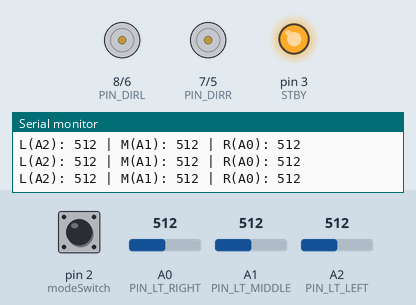
Bench run of a sketch on a simulated Arduino Uno, built with avr-gcc and run on an emulated ATmega328P. Shown: direction and speed pins drawn as motors (green arrow = direction pin HIGH = forward, orange = LOW = backward, longer = more drive, stopped while the standby pin is LOW), output pins drawn as LEDs (lit = HIGH), the last lines printed to the serial monitor. The test bench sets the inputs (shaded band); at power-on: pin 2 (modeSwitch) HIGH, A1 (PIN_LT_MIDDLE) = 512, A0 (PIN_LT_RIGHT) = 512, A2 (PIN_LT_LEFT) = 512.

Above: at 1.0 s.
1.1 s: pin 2 (modeSwitch) pulled LOW for 0.25 s
2.8 s: pin 2 (modeSwitch) pulled LOW for 1 s
At 5.4 s:
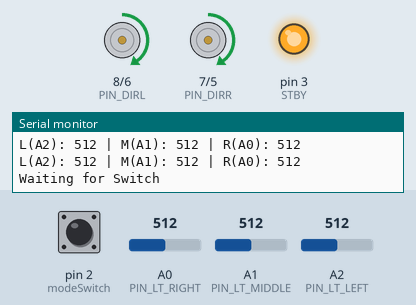
At 8.1 s:
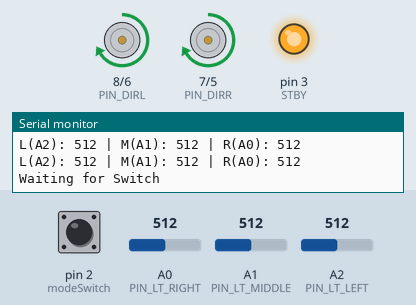
9.8 s: A1 (PIN_LT_MIDDLE) set to 610
12.8 s: A0 (PIN_LT_RIGHT) set to 589
15.8 s: A0 (PIN_LT_RIGHT) set to 615
At 17.5 s:
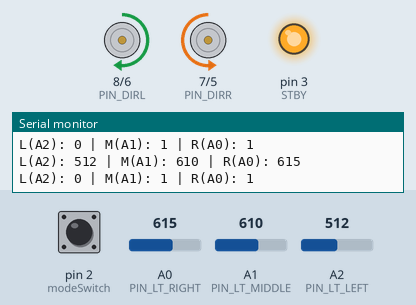
17.8 s: A2 (PIN_LT_LEFT) set to 583
19.5 s: A2 (PIN_LT_LEFT) set to 611
At 21.2 s:
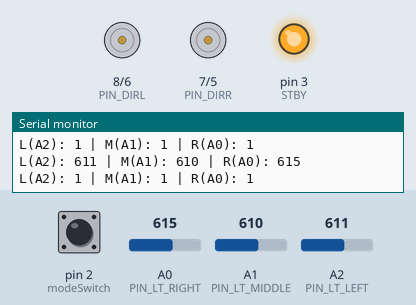
Timing chart, 0 to 22.7 s (numbered marks = the images above; inputs shaded):
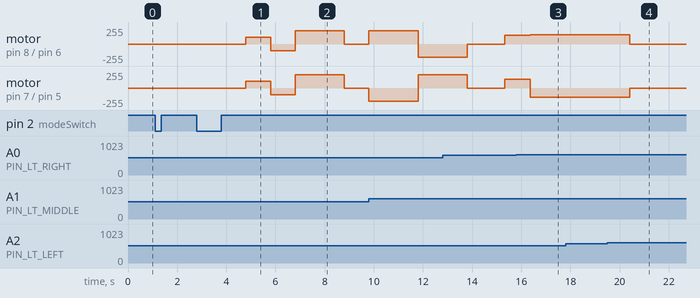

Measured:
- the behaviour switches between 600 and 601 on A0 (PIN_LT_RIGHT) (found by bisection; images 2 and 3)
- the behaviour switches between 600 and 601 on A2 (PIN_LT_LEFT) (found by bisection; images 3 and 4)
- after the input at 2.8 s, motor on pin 8 (PIN_DIRL) / pin 6 (PIN_PWML), motor on pin 7 (PIN_DIRR) / pin 5 (PIN_PWMR): stopped → forward 100/255 after 2.0 s, → backward 100/255 1.0 s later, → forward 200/255 1.0 s later, → stopped 2.0 s later
- after the input at 15.8 s, motor on pin 8 (PIN_DIRL) / pin 6 (PIN_PWML): forward 130/255 → forward 140/255 after 0.57 s; motor on pin 7 (PIN_DIRR) / pin 5 (PIN_PWMR): forward 130/255 → backward 140/255 after 0.57 s
- after the input at 19.5 s, motor on pin 8 (PIN_DIRL) / pin 6 (PIN_PWML): forward 140/255 → stopped after 0.91 s; motor on pin 7 (PIN_DIRR) / pin 5 (PIN_PWMR): backward 140/255 → stopped after 0.91 s

The sketch:

Elegoo_V4_LineFollower.ino
```cpp
/*
 * Elegoo Smart Robot Car V4.0 - ADC Line Follower with Built-in Start Button
 * File: Elegoo_V4_LineFollower.ino
 */

// --- Built-in Push Button (MODE button on V4 shield) ---
const int PIN_BUTTON = 2;

// --- Line Tracking Sensor ADC Pins ---
const int PIN_LT_RIGHT  = A0;
const int PIN_LT_MIDDLE = A1;
const int PIN_LT_LEFT   = A2;

// --- Motor Driver Pins (TB6612FNG on V4) ---
const int PIN_STBY = 3;  // Driver standby
const int PIN_PWMR = 5;  // Right motor PWM
const int PIN_PWML = 6;  // Left motor PWM
const int PIN_DIRR = 7;  // Right motor direction
const int PIN_DIRL = 8;  // Left motor direction

// define IO pin
#define PWMA  5    // Controls power to right motor
#define PWMB  6    // Controls power to left motor
#define AIN   7    // Controls direction of right motor, HIGH = FORWARD, LOW = REVERSE
#define BIN   8    // Controls direction of right motor, HIGH = FORWARD, LOW = REVERSE
#define STBY  3    // Place H-Bridge in standby if LOW, Run if HIGH

#define modeSwitch 2 // Mode Switch input


// define variables
int speedLeft = 0;  // holds the speed of left wheels
int speedRight = 0; // holds the speed of right wheels

// --- Detection Threshold ---
// White surface: typically ~30 - 180
// Black line:    typically ~500 - 850
const int LINE_THRESHOLD = 600;

// Motor speeds (PWM 0-255)
const int SPEED_FORWARD = 130;
const int SPEED_TURN    = 140;

// Function prototypes
void moveForward(int speed);
void turnLeft(int speed);
void turnRight(int speed);
void stopMotors();

void setup() {
  Serial.begin(9600);

  // Configure onboard MODE button
  pinMode(PIN_BUTTON, INPUT_PULLUP);

  // Motor pins
  pinMode(PIN_STBY, OUTPUT);
  pinMode(PIN_PWML, OUTPUT);
  pinMode(PIN_PWMR, OUTPUT);
  pinMode(PIN_DIRL, OUTPUT);
  pinMode(PIN_DIRR, OUTPUT);

  // Keep motors off at power-up
  stopMotors();
  digitalWrite(PIN_STBY, HIGH);

  Serial.println(F("Elegoo V4 Line Follower Ready"));
  Serial.println(F("Place car on the line and press the built-in MODE button (D2)..."));

  // Wait for button press (active LOW)
  while (digitalRead(PIN_BUTTON) == HIGH) {
    // Stream live ADC values so students can verify surface calibration
    int r = analogRead(PIN_LT_RIGHT);
    int m = analogRead(PIN_LT_MIDDLE);
    int l = analogRead(PIN_LT_LEFT);
    Serial.print("L(A2): "); Serial.print(l);
    Serial.print(" | M(A1): "); Serial.print(m);
    Serial.print(" | R(A0): "); Serial.println(r);
    delay(200);
  }

  // Debounce: wait for button release
  while (digitalRead(PIN_BUTTON) == LOW) {
    delay(10);
  }

  motorTest();


  // 1-second delay so hands are clear before moving
  delay(1000);
  Serial.println(F("Tracking started!"));
}

void loop() {
  // Read analog values from ADC (0 - 1023)
  int valL = analogRead(PIN_LT_LEFT);
  int valM = analogRead(PIN_LT_MIDDLE);
  int valR = analogRead(PIN_LT_RIGHT);

  // Determine line detection status
  bool leftDetected   = (valL > LINE_THRESHOLD);
  bool middleDetected = (valM > LINE_THRESHOLD);
  bool rightDetected  = (valR > LINE_THRESHOLD);

  Serial.print("L(A2): "); Serial.print(valL);
  Serial.print(" | M(A1): "); Serial.print(valM);
  Serial.print(" | R(A0): "); Serial.println(valR);
  Serial.print("L(A2): "); Serial.print(leftDetected);
  Serial.print(" | M(A1): "); Serial.print(middleDetected);
  Serial.print(" | R(A0): "); Serial.println(rightDetected);
  delay(500);

  // 1. Center sensor on black line -> Straight
  if (middleDetected && !leftDetected && !rightDetected) {
     Serial.println(F("Move Forward!"));
    moveForward(SPEED_FORWARD);
  }
  // 2. Left sensor detected line -> Pivot left
  else if (leftDetected && !rightDetected) {
    spinLeft(SPEED_TURN);
  }
  // 3. Right sensor detected line -> Pivot right
  else if (rightDetected && !leftDetected) {
    spinRight(SPEED_TURN);
  }
  // 4. All three sensors on black (cross intersection / stop line)
  else if (leftDetected && middleDetected && rightDetected) {
    stopMotors();
  }
  // 5. Line temporarily lost (all white) -> Coast gently forward
  else if (!leftDetected && !middleDetected && !rightDetected) {
    moveForward(90);
  }
  else {
    moveForward(SPEED_FORWARD);
  }
}

// --- Motor Helpers ---

void moveForward(int speed) {
  digitalWrite(PIN_DIRL, HIGH);
  analogWrite(PIN_PWML, speed);

  digitalWrite(PIN_DIRR, HIGH);
  analogWrite(PIN_PWMR, speed);
}
void moveReverse(int speed) {
  // Left Motor Backward: DIR LOW
  digitalWrite(PIN_DIRL, LOW);
  analogWrite(PIN_PWML, speed);

  // Right Motor Backward: DIR LOW
  digitalWrite(PIN_DIRR, LOW);
  analogWrite(PIN_PWMR, speed);
}
void turnLeft(int outerSpeed, int innerSpeed) {
  // Left Motor (inside wheel): DIR HIGH
  digitalWrite(PIN_DIRL, HIGH);
  analogWrite(PIN_PWML, innerSpeed);

  // Right Motor (outside wheel): DIR HIGH
  digitalWrite(PIN_DIRR, HIGH);
  analogWrite(PIN_PWMR, outerSpeed);
}

void turnRight(int outerSpeed, int innerSpeed) {
  // Left Motor (outside wheel): DIR HIGH
  digitalWrite(PIN_DIRL, HIGH);
  analogWrite(PIN_PWML, outerSpeed);

  // Right Motor (inside wheel): DIR HIGH
  digitalWrite(PIN_DIRR, HIGH);
  analogWrite(PIN_PWMR, innerSpeed);
}

void turnLeft(int speed) {
  digitalWrite(PIN_DIRL, LOW);
  analogWrite(PIN_PWML, speed);

  digitalWrite(PIN_DIRR, HIGH);
  analogWrite(PIN_PWMR, speed);
}

void turnRight(int speed) {
  digitalWrite(PIN_DIRL, HIGH);
  analogWrite(PIN_PWML, speed);

  digitalWrite(PIN_DIRR, LOW);
  analogWrite(PIN_PWMR, speed);
}

void spinLeft(int speed) {
  // Left Motor Backward: DIR LOW
  digitalWrite(PIN_DIRL, LOW);
  analogWrite(PIN_PWML, speed);

  // Right Motor Forward: DIR HIGH
  digitalWrite(PIN_DIRR, HIGH);
  analogWrite(PIN_PWMR, speed);
}

void spinRight(int speed) {
  // Left Motor Forward: DIR HIGH
  digitalWrite(PIN_DIRL, HIGH);
  analogWrite(PIN_PWML, speed);

  // Right Motor Backward: DIR LOW
  digitalWrite(PIN_DIRR, LOW);
  analogWrite(PIN_PWMR, speed);
}

void stopMotors() {
  analogWrite(PIN_PWML, 0);
  analogWrite(PIN_PWMR, 0);
}

/*

This is a second set of functions to use

*/


void waitForStart(){

  Serial.println(F("Waiting for Switch"));
    while (digitalRead(modeSwitch) == 1)  // wait for mode switch to be pressed (go to 0)
    ;  // Do nothing
  delay(2000);    // delay 2 seconds before starting
}


// Function stopTime - accepts the time in milliSeconds to go into standby for, returns nothing
void stopTime(int mS){
  digitalWrite(STBY, LOW);    // Go into standby
  delay(mS);                  //  Wait defined time
  digitalWrite(STBY, HIGH);   //  Come out of standby
}


void motorTest()
{

    waitForStart();             // Wait for mode button to be pressed

  moveForward(100);delay(1000);
  moveReverse(100);delay(1000);

  turnLeft(200,200);delay(1000);
  turnRight(200,200);delay(1000);

  stopMotors();      delay(1000);   // stop for 1 second
  spinRight(100); delay(2000);   // spin to right 3 second
  spinLeft(100);  delay(2000);   // spin to left 2 seconds
  stopMotors();
}
```
